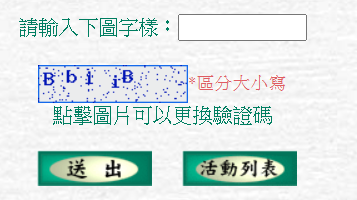
#> input picture 111.png, 357 x 200 px
$ python 123.py
#> lines starting #> are read from the running program, lines starting #| are printed output that depends on the picture
import numpy as np # linear algebra
import pandas as pd # data processing, CSV file I/O (e.g. pd.read_csv)
# Input data files are available in the "../input/" directory.
# For example, running this (by clicking run or pressing Shift+Enter) will list the files in the input directory
# %matplotlib inline
import matplotlib.pyplot as plt


import cv2

#img = cv2.imread("./ai_captcha/image.png")
img = cv2.imread("./111.png")
#> img is the input picture: shape (200, 357, 3); mean B, G, R 227.1, 229, 217.6
cv2.imshow("test",img)
gray = cv2.cvtColor(img, cv2.COLOR_BGR2GRAY)
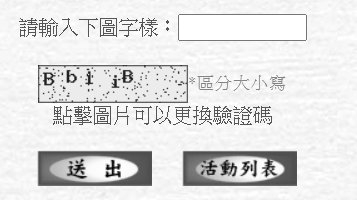
#> gray: shape (200, 357); min 1, max 255, mean 225.3
cv2.imshow("0000",gray)
cv2.waitKey(0)
